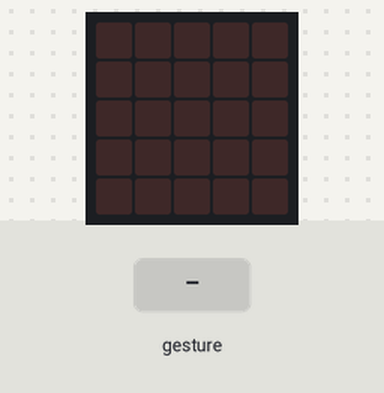
Bench run of a program on a simulated BBC micro:bit (MakeCode). Shown: the board's 5×5 LED display. The inputs (shaded band) are chosen by the test bench. A tilt is held for 1.5 s and a shake lasts 1 s, then the board lies face up again.

Above: at 1.2 s.
1.3 s: gesture '8g'
At 3.3 s:
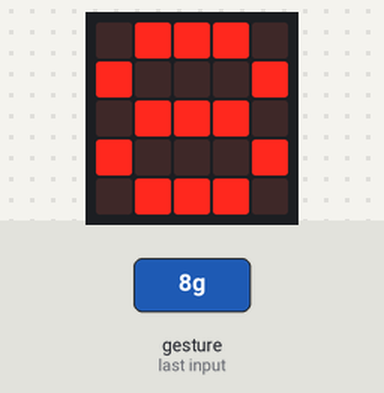
4.3 s: gesture 'free fall'
At 5.7 s:
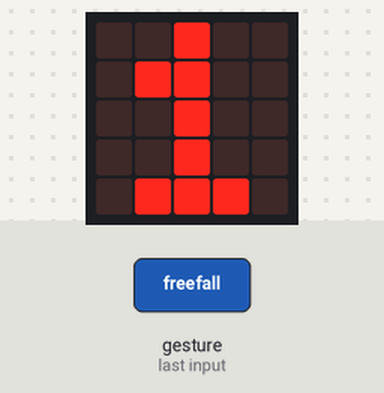
Timing chart, 0 to 7.3 s (numbered marks = the images above; inputs shaded):
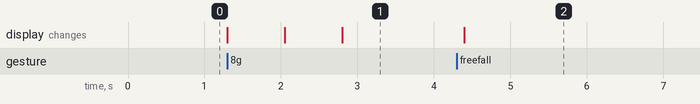

Measured:
- after the input at 1.3 s, the display: first changes at once (image 1 shows a later state)
- after the input at 4.3 s, the display: changes after 0.10 s (image 2)

The program:

main.ts
```typescript
input.onGesture(Gesture.EightG, function () {
    basic.showNumber(8)
    basic.pause(5000)
})
input.onGesture(Gesture.SixG, function () {
    basic.showNumber(6)
    basic.pause(5000)
})
input.onGesture(Gesture.FreeFall, function () {
    basic.showNumber(1)
    basic.pause(5000)
})
input.onGesture(Gesture.ThreeG, function () {
    basic.showNumber(3)
    basic.pause(5000)
})
```

test.ts
```typescript
// 在此处测试；当此软件包作为插件使用时，将不会编译此软件包。
```
